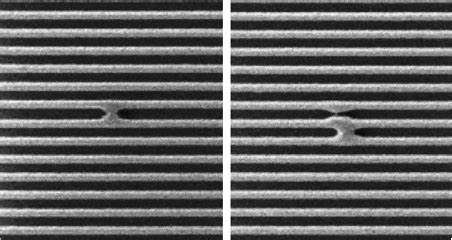
#> input picture test/Interview/2.jpg, 452 x 240 px
$ python p2.py
#> lines starting #> are read from the running program, lines starting #| are printed output that depends on the picture; after the words box and inside, x2 and y2 are one past the last pixel; in counts of white or black regions, pixels touching at a corner belong together
# Importing required libraries
import cv2
import matplotlib.pyplot as plt

# Loading the provided image
image_path = "Interview/2.jpg"
image = cv2.imread(image_path)
#> image is the input picture: shape (240, 452, 3); min 0, max 255, mean 97.9

# Converting the image to RGB (from BGR) for display
image_rgb = cv2.cvtColor(image, cv2.COLOR_BGR2RGB)

# Displaying the original image
plt.imshow(image)
plt.axis('off')
plt.title('Original Image')
plt.show()

# Converting the image to grayscale
gray_image = cv2.cvtColor(image, cv2.COLOR_BGR2GRAY)

# Applying Gaussian blur to reduce noise
blurred_image = cv2.GaussianBlur(gray_image, (5, 5), 0)
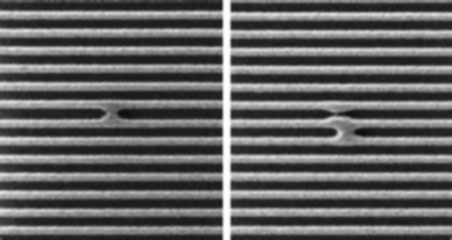
#> blurred_image: shape (240, 452); min 12, max 255, mean 97.8

# Thresholding the image to create a binary image
_, thresholded_image = cv2.threshold(blurred_image, 127, 255, cv2.THRESH_BINARY_INV)
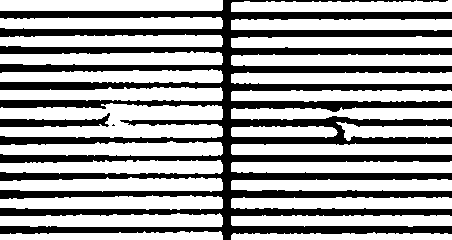
#> thresholded_image: shape (240, 452); 62.8% white; 4 black regions (1 under 20 px)

# Finding the contours
contours, _ = cv2.findContours(thresholded_image, cv2.RETR_EXTERNAL, cv2.CHAIN_APPROX_SIMPLE)
#> contours = 28 contours; largest, box (x1, y1, x2, y2) and area: (0, 103, 223, 138) 5207, (0, 141, 223, 156) 2470, (0, 195, 223, 210) 2422, (0, 177, 223, 192) 2410, (0, 213, 223, 227) 2384

# Creating a blank canvas to draw the contours
contour_image = image.copy()
contour_image[:] = 0 # Setting all pixels to black
#> contour_image: shape (240, 452, 3); every value is 0

# Drawing the contours
for contour in contours:
    cv2.drawContours(contour_image, [contour], -1, (255, 255, 255), 2)
#> this loop made 28 passes
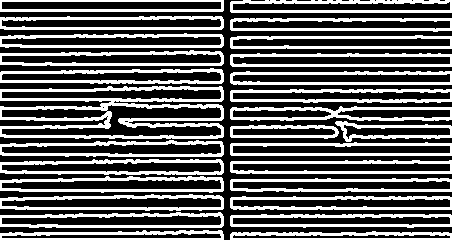
#> contour_image: shape (240, 452, 3); 36.7% white; 27 white regions, largest, box (x1, y1, x2, y2) and area: (0, 86, 224, 139) 4505, (0, 159, 224, 175) 1500, (0, 68, 224, 84) 1480

# Converting the contour image to RGB for display
contour_image_rgb = cv2.cvtColor(contour_image, cv2.COLOR_BGR2RGB)

# Displaying the contour image
plt.imshow(contour_image_rgb)
plt.axis('off')
plt.title('Extracted Contours')
plt.show()

# Creating a blank canvas to draw the filled shapes
filled_shapes_image = image.copy()
filled_shapes_image[:] = 0 # Setting all pixels to black

# Filling the contours with the original color from the image
for contour in contours:
    # Finding the bounding box of the contour
    x, y, w, h = cv2.boundingRect(contour)

    # Extracting the corresponding area from the original image
    original_area = image[y:y+h, x:x+w]

    # Creating a mask of the same size as the bounding box
    mask = thresholded_image[y:y+h, x:x+w]

    # Applying the mask to the original area and placing it on the filled shapes image
    filled_area = cv2.bitwise_and(original_area, original_area, mask=mask)
    filled_shapes_image[y:y+h, x:x+w] = filled_area
#> this loop made 28 passes
#> (x, y, w, h) on passes 1 to 12: (231, 232, 221, 8), (0, 231, 223, 9), (231, 215, 221, 12), (0, 213, 223, 14), (231, 197, 221, 12), (0, 195, 223, 15), (231, 179, 221, 12), (0, 177, 223, 15), (231, 161, 221, 12), (0, 160, 223, 14), (231, 143, 221, 12), (0, 141, 223, 15)
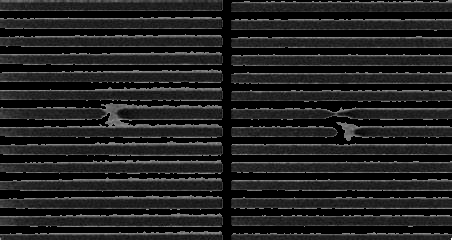
#> filled_shapes_image: shape (240, 452, 3); min 0, max 253, mean 33.2

# Converting the filled shapes image to RGB for display
filled_shapes_image_rgb = cv2.cvtColor(filled_shapes_image, cv2.COLOR_BGR2RGB)

# Displaying the filled shapes image
plt.imshow(filled_shapes_image_rgb)
plt.axis('off')
plt.title('Filled Shapes')
plt.show()

# Saving the filled shapes image
filled_shapes_image_path = "output/filled_shapes2.jpg"
cv2.imwrite(filled_shapes_image_path, filled_shapes_image)

$ run again, with test/Interview/4.jpg copied over test/Interview/2.jpg
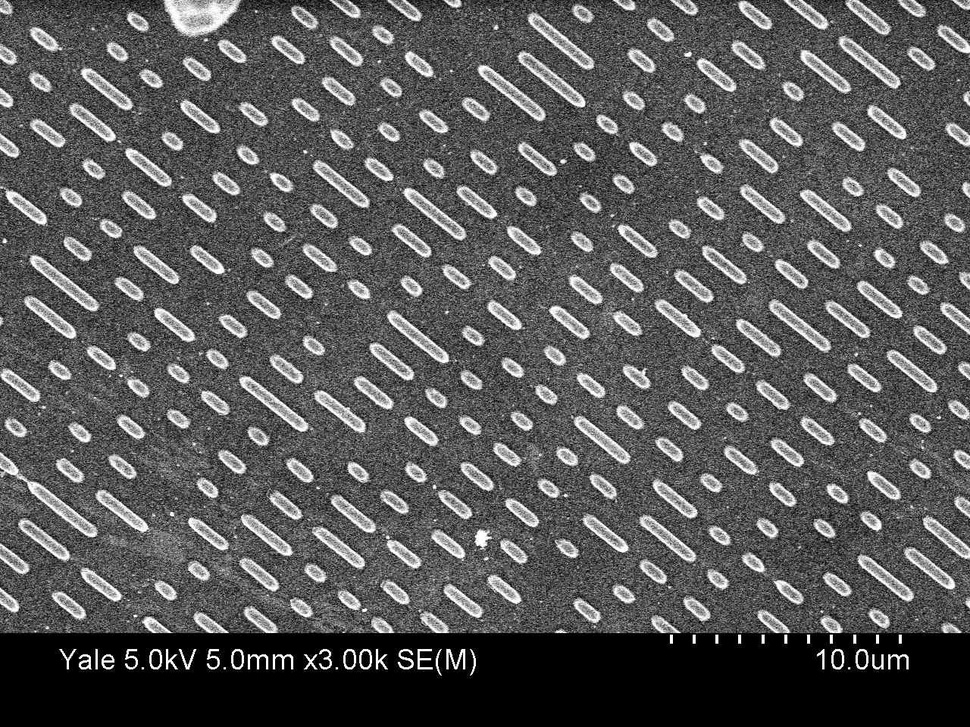
#> input picture test/Interview/4.jpg, 970 x 727 px, shrunk from 1280 x 960 before the run
#> image is the input picture: shape (727, 970, 3); min 0, max 255, mean 88.8
#> thresholded_image: shape (727, 970); 83% white; 515 black regions (203 under 20 px)
#> contours = 42 contours, 35 with area under 20; largest, box (x1, y1, x2, y2) and area: (0, 0, 970, 727) 690585, (336, 0, 352, 11) 48, (394, 0, 409, 10) 41, (905, 0, 916, 9) 22, (946, 32, 958, 43) 22, (680, 0, 690, 8) 21, (7, 555, 18, 564) 20
#> the loop `for contour in contours:` made 42 passes
#> contour on passes 4, 5, 6, 7, 8, 9, 10, 12: [[959, 546], [959, 547], [960, 546]], [[952, 542], [952, 543], [953, 544], [953, 542]], [[948, 538]], [[946, 535], [946, 536]], [[942, 532], [942, 533], [943, 532]], [[969, 508]], [[962, 505]], [[15, 381], [16, 381]]
#> after the loop `for contour in contours:`:
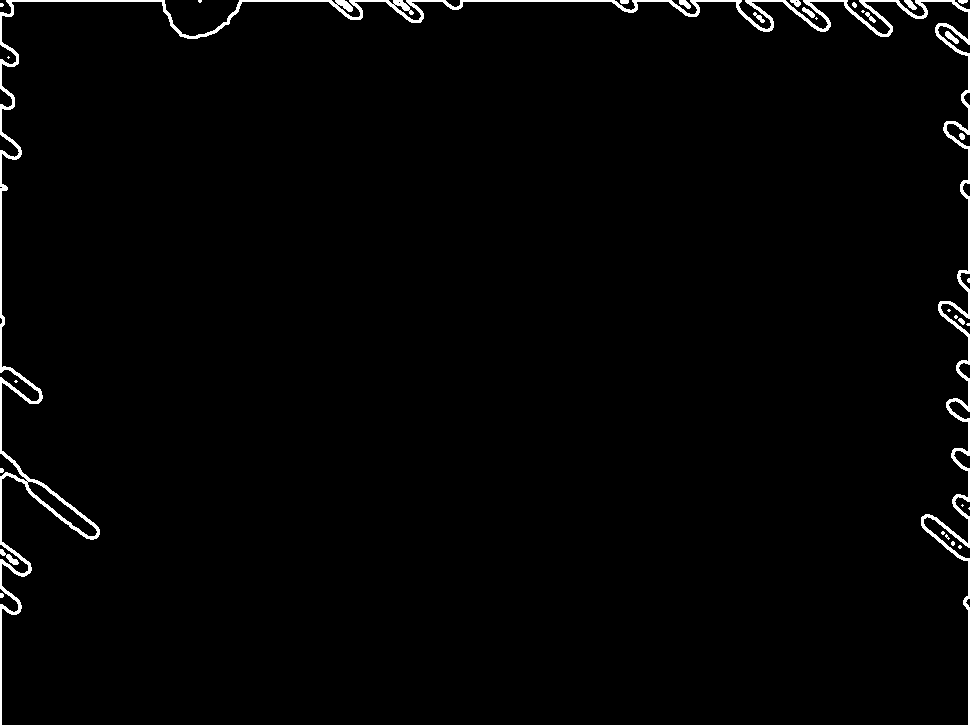
#> contour_image: shape (727, 970, 3); 2% white; 32 white regions (18 under 20 px), largest, box (x1, y1, x2, y2) and area: (0, 0, 970, 727) 12872, (0, 549, 19, 565) 104, (945, 31, 959, 44) 83
#> the loop `for contour in contours:` made 42 passes
#> (x, y, w, h) on passes 2, 3, 14, 18, 20, 23, 29, 32: (7, 555, 11, 9), (0, 550, 5, 5), (959, 319, 5, 5), (960, 134, 4, 5), (946, 32, 12, 11), (870, 17, 5, 5), (803, 8, 11, 9), (795, 2, 5, 4)
#> after the loop `for contour in contours:`:
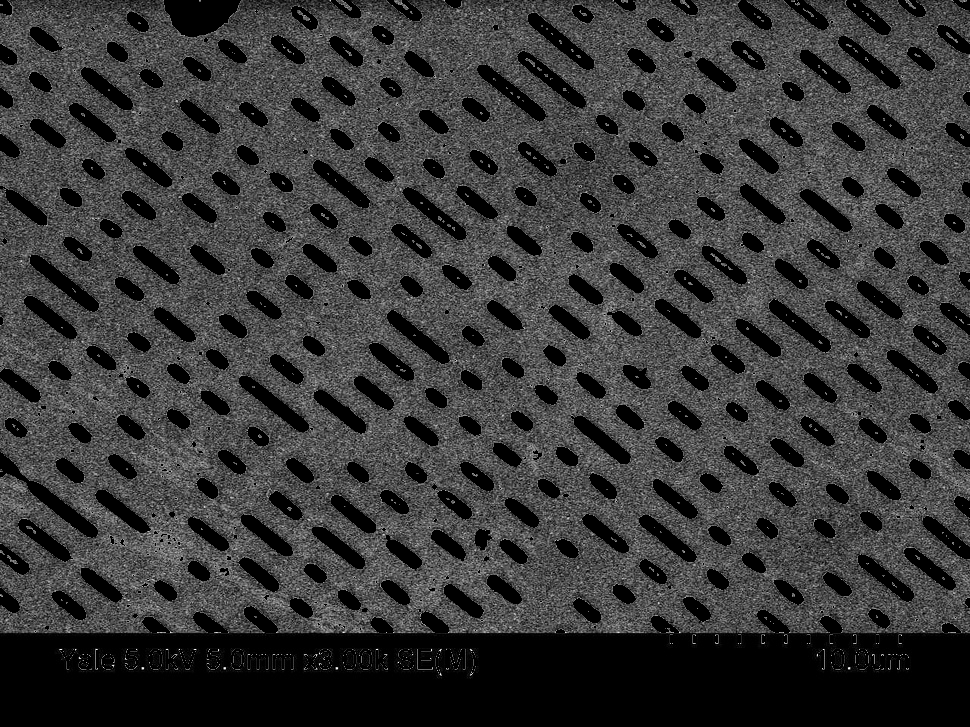
#> filled_shapes_image: shape (727, 970, 3); min 0, max 255, mean 56.7
